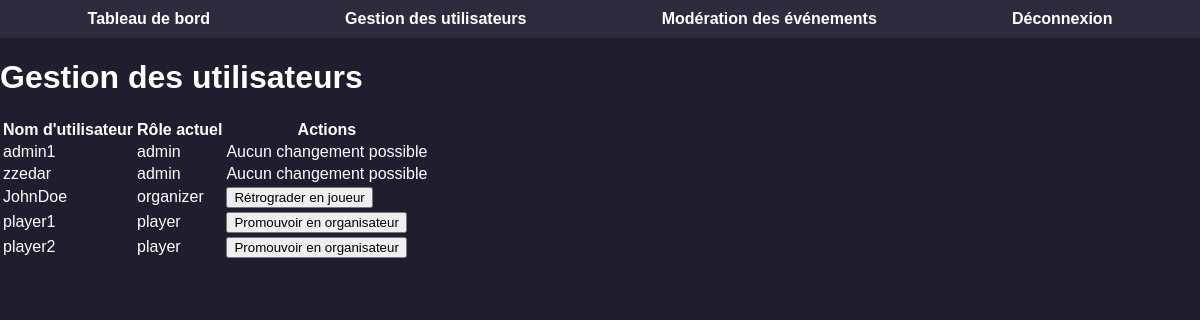
The app's page /Admin/user_management.php (signed in) with its own data.
### tables this page shows
CREATE TABLE `users` (
  `id` int NOT NULL,
  `username` varchar(50) NOT NULL,
  `password` varchar(255) NOT NULL,
  `role` varchar(20) DEFAULT 'user'
);

### Admin/user_management.php (the view, shortened to what this page needs)
<?php
$host = 'localhost';
$dbname = 'esportify';
$username = 'root';
$password = '';
try {
    $pdo = new PDO("mysql:host=$host;dbname=$dbname", $username, $password);
    $pdo->setAttribute(PDO::ATTR_ERRMODE, PDO::ERRMODE_EXCEPTION);
} catch (PDOException $e) {
    die("Erreur de connexion : " . $e->getMessage());
}
$stmt = $pdo->prepare("SELECT id, username, role FROM users ORDER BY role, username ASC");
$stmt->execute();
$users = $stmt->fetchAll(PDO::FETCH_ASSOC);
?>
<!DOCTYPE html>
<html lang="fr">
<head>
    <link rel="stylesheet" href="../Index.css">
</head>
<body>
<header>
    <nav>
        <ul>
            <li><a href="../login/role/admin_dashboard.php">Tableau de bord</a></li>
            <li><a href="user_management.php">Gestion des utilisateurs</a></li>
            <li><a href="moderate_events.php">Modération des événements</a></li>
            <li><a href="../login/logout.php">Déconnexion</a></li>
        </ul>
    </nav>
</header>
<main>
    <h1>Gestion des utilisateurs</h1>
    <table>
        <thead>
        <tr>
            <th>Nom d'utilisateur</th>
            <th>Rôle actuel</th>
            <th>Actions</th>
        </tr>
        </thead>
        <tbody>
        <?php foreach ($users as $user): ?>
            <tr>
                <td><?= htmlspecialchars($user['username']); ?></td>
                <td><?= htmlspecialchars($user['role']); ?></td>
                <td>
                    <?php if ($user['role'] === 'organizer'): ?>
                        <form action="update_user_role.php" method="POST" style="display:inline;">
                            <button type="submit" name="role" value="player" class="button danger">Rétrograder en joueur</button>
                        </form>
                    <?php elseif ($user['role'] === 'player'): ?>
                        <form action="update_user_role.php" method="POST" style="display:inline;">
                            <button type="submit" name="role" value="organizer" class="button">Promouvoir en organisateur</button>
                        </form>
                    <?php else: ?>
                        <span>Aucun changement possible</span>
                    <?php endif; ?>
                </td>
            </tr>
        <?php endforeach; ?>
        </tbody>

### Index.css (style rules this page uses)
body { margin: 0; font-family: Arial, sans-serif; color: #ffffff; background-color: #1e1e2f; }
header { background: #2c2c3e; padding: 10px 20px; }
nav ul { list-style: none; display: flex; justify-content: space-around; margin: 0; padding: 0; }
nav a { color: #ffffff; text-decoration: none; font-weight: bold; }

### records on screen
users: username "admin1", role "admin", shows "Aucun changement possible"
users: username "zzedar", role "admin", shows "Aucun changement possible"
users: username "JohnDoe", role "organizer"
users: username "player1", role "player"
users: username "player2", role "player"
